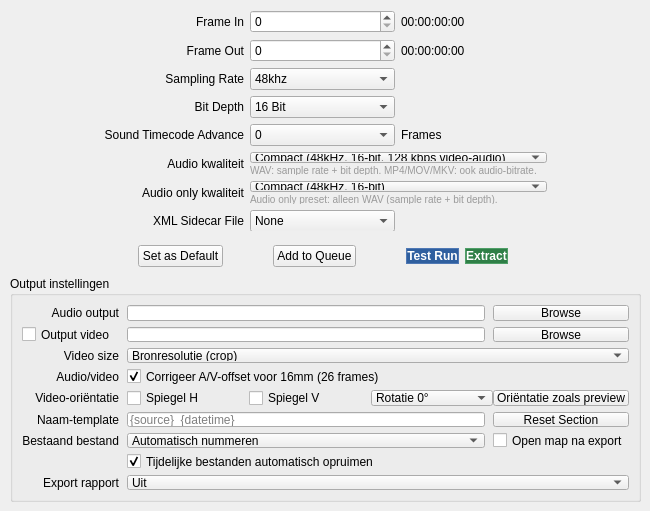
     <widget class="QWidget" name="tab_3">
      <attribute name="title">
       <string>Extract Audio/Video</string>
      </attribute>
      <widget class="QWidget" name="layoutWidget">
       <property name="geometry">
        <rect>
         <x>98</x>
         <y>10</y>
         <width>449</width>
         <height>221</height>
        </rect>
       </property>
       <layout class="QGridLayout" name="gridLayout_3">
        <item row="1" column="2">
         <widget class="QLabel" name="frameOutTimeCodeLabel">
          <property name="text">
           <string>00:00:00:00</string>
          </property>
         </widget>
        </item>
        <item row="1" column="0">
         <widget class="QLabel" name="frameOutLabel">
          <property name="text">
           <string>Frame Out</string>
          </property>
          <property name="alignment">
           <set>Qt::AlignRight|Qt::AlignTrailing|Qt::AlignVCenter</set>
          </property>
          <property name="buddy">
           <cstring>frameOutSpinBox</cstring>
          </property>
         </widget>
        </item>
        <item row="3" column="1">
         <widget class="QComboBox" name="bitDepthComboBox">
          <item>
           <property name="text">
            <string>16 Bit</string>
           </property>
          </item>
          <item>
           <property name="text">
            <string>24 Bit</string>
           </property>
          </item>
         </widget>
        </item>
        <item row="3" column="0">
         <widget class="QLabel" name="label_9">
          <property name="text">
           <string>Bit Depth</string>
          </property>
          <property name="alignment">
           <set>Qt::AlignRight|Qt::AlignTrailing|Qt::AlignVCenter</set>
          </property>
         </widget>
        </item>
        <item row="2" column="1">
         <widget class="QComboBox" name="filerate_PD">
          <property name="sizePolicy">
           <sizepolicy hsizetype="Minimum" vsizetype="Fixed">
            <horstretch>0</horstretch>
            <verstretch>0</verstretch>
           </sizepolicy>
          </property>
          <property name="minimumSize">
           <size>
            <width>0</width>
            <height>0</height>
           </size>
          </property>
          <item>
           <property name="text">
            <string>48khz</string>
           </property>
          </item>
          <item>
           <property name="text">
            <string>96khz</string>
           </property>
          </item>
         </widget>
        </item>
        <item row="4" column="1">
         <widget class="QComboBox" name="advance_CB">
          <property name="editable">
           <bool>false</bool>
          </property>
          <item>
           <property name="text">
            <string>0</string>
           </property>
          </item>
          <item>
           <property name="text">
            <string>1</string>
           </property>
          </item>
          <item>
           <property name="text">
            <string>2</string>
           </property>
          </item>
          <item>
           <property name="text">
            <string>3</string>
           </property>
          </item>
          <item>
           <property name="text">
            <string>4</string>
           </property>
          </item>
          <item>
           <property name="text">
            <string>5</string>
           </property>
          </item>
          <item>
           <property name="text">
            <string>6</string>
           </property>
          </item>
          <item>
           <property name="text">
            <string>7</string>
           </property>
          </item>
          <item>
           <property name="text">
            <string>8</string>
           </property>
          </item>
          <item>
           <property name="text">
            <string>9</string>
           </property>
          </item>
          <item>
           <property name="text">
            <string>10</string>
           </property>
          </item>
          <item>
           <property name="text">
            <string>11</string>
           </property>
          </item>
          <item>
           <property name="text">
            <string>12</string>
           </property>
          </item>
          <item>
           <property name="text">
            <string>13</string>
           </property>
          </item>
          <item>
           <property name="text">
            <string>14</string>
           </property>
          </item>
          <item>
           <property name="text">
            <string>15</string>
           </property>
          </item>
          <item>
           <property name="text">
            <string>16</string>
           </property>
          </item>
          <item>
           <property name="text">
            <string>17</string>
           </property>
          </item>
          <item>
           <property name="text">
            <string>18</string>
           </property>
          </item>
          <item>
           <property name="text">
            <string>19</string>
           </property>
          </item>
          <item>
           <property name="text">
            <string>20 - 35mm Standard</string>
           </property>
          </item>
          <item>
           <property name="text">
            <string>21</string>
           </property>
          </item>
          <item>
           <property name="text">
            <string>22</string>
           </property>
          </item>
          <item>
           <property name="text">
            <string>23</string>
           </property>
          </item>
          <item>
           <property name="text">
            <string>24</string>
           </property>
          </item>
          <item>
           <property name="text">
            <string>25</string>
           </property>
          </item>
          <item>
           <property name="text">
            <string>26 - 16mm Standard</string>
           </property>
          </item>
          <item>
           <property name="text">
            <string>27</string>
           </property>
          </item>
          <item>
           <property name="text">
            <string>28</string>
           </property>
          </item>
          <item>
           <property name="text">
            <string>29</string>
           </property>
          </item>
          <item>
           <property name="text">
            <string>30</string>
           </property>
          </item>
         </widget>
        </item>
        <item row="4" column="2">
         <widget class="QLabel" name="label_12">
          <property name="text">
           <string>&lt;html&gt;&lt;head/&gt;&lt;body&gt;&lt;p&gt;Frames&lt;/p&gt;&lt;/body&gt;&lt;/html&gt;</string>
          </property>
          <property name="alignment">
           <set>Qt::AlignLeading|Qt::AlignLeft|Qt::AlignVCenter</set>
          </property>
         </widget>
        </item>
        <item row="4" column="0">
         <widget class="QLabel" name="label_11">
          <property name="text">
           <string>&lt;html&gt;&lt;head/&gt;&lt;body&gt;&lt;p&gt;Sound Timecode Advance&lt;/p&gt;&lt;/body&gt;&lt;/html&gt;</string>
          </property>
          <property name="alignment">
           <set>Qt::AlignRight|Qt::AlignTrailing|Qt::AlignVCenter</set>
          </property>
         </widget>
        </item>
        <item row="5" column="0">
         <widget class="QLabel" name="audioQualityPresetLabel">
          <property name="text">
           <string>Audio kwaliteit</string>
          </property>
          <property name="alignment">
           <set>Qt::AlignRight|Qt::AlignTrailing|Qt::AlignVCenter</set>
          </property>
         </widget>
        </item>
        <item row="5" column="1" colspan="2">
         <layout class="QVBoxLayout" name="audioQualityPresetLayout">
          <property name="spacing">
           <number>2</number>
          </property>
          <property name="leftMargin">
           <number>0</number>
          </property>
          <property name="topMargin">
           <number>0</number>
          </property>
          <property name="rightMargin">
           <number>0</number>
          </property>
          <property name="bottomMargin">
           <number>0</number>
          </property>
          <item>
           <widget class="QComboBox" name="audioQualityPresetComboBox">
            <item>
             <property name="text">
              <string>Compact (48kHz, 16-bit, 128 kbps video-audio)</string>
             </property>
            </item>
            <item>
             <property name="text">
              <string>Standaard (48kHz, 24-bit, 192 kbps video-audio)</string>
             </property>
            </item>
            <item>
             <property name="text">
              <string>Hoog (96kHz, 24-bit, 320 kbps video-audio)</string>
             </property>
            </item>
            <item>
             <property name="text">
              <string>Aangepast (handmatig)</string>
             </property>
            </item>
           </widget>
          </item>
          <item>
           <widget class="QLabel" name="audioQualityPresetHelpLabel">
            <property name="text">
             <string>WAV: sample rate + bit depth. MP4/MOV/MKV: ook audio-bitrate.</string>
            </property>
            <property name="styleSheet">
             <string notr="true">color: #9a9a9a; font-size: 10px;</string>
            </property>
            <property name="wordWrap">
             <bool>true</bool>
            </property>
           </widget>
          </item>
         </layout>
        </item>
        <item row="6" column="0">
         <widget class="QLabel" name="audioOnlyQualityPresetLabel">
          <property name="text">
           <string>Audio only kwaliteit</string>
          </property>
          <property name="alignment">
           <set>Qt::AlignRight|Qt::AlignTrailing|Qt::AlignVCenter</set>
          </property>
         </widget>
        </item>
        <item row="6" column="1" colspan="2">
         <layout class="QVBoxLayout" name="audioOnlyQualityPresetLayout">
          <property name="spacing">
           <number>2</number>
          </property>
          <property name="leftMargin">
           <number>0</number>
          </property>
          <property name="topMargin">
           <number>0</number>
          </property>
          <property name="rightMargin">
           <number>0</number>
          </property>
          <property name="bottomMargin">
           <number>0</number>
          </property>
          <item>
           <widget class="QComboBox" name="audioOnlyQualityPresetComboBox">
            <item>
             <property name="text">
              <string>Compact (48kHz, 16-bit)</string>
             </property>
            </item>
            <item>
             <property name="text">
              <string>Standaard (48kHz, 24-bit)</string>
             </property>
            </item>
            <item>
             <property name="text">
              <string>Hoog (96kHz, 24-bit)</string>
             </property>
            </item>
            <item>
             <property name="text">
              <string>Aangepast (handmatig)</string>
             </property>
            </item>
           </widget>
          </item>
          <item>
           <widget class="QLabel" name="audioOnlyQualityPresetHelpLabel">
            <property name="text">
             <string>Audio only preset: alleen WAV (sample rate + bit depth).</string>
            </property>
            <property name="styleSheet">
             <string notr="true">color: #9a9a9a; font-size: 10px;</string>
            </property>
            <property name="wordWrap">
             <bool>true</bool>
            </property>
           </widget>
          </item>
         </layout>
        </item>
        <item row="7" column="1">
         <widget class="QComboBox" name="xmlSidecarComboBox">
          <item>
           <property name="text">
            <string>None</string>
           </property>
          </item>
          <item>
           <property name="text">
            <string>MODS</string>
           </property>
          </item>
          <item>
           <property name="text">
            <string>Premis</string>
           </property>
          </item>
         </widget>
        </item>
        <item row="7" column="0">
         <widget class="QLabel" name="xmlSidecarLabel">
          <property name="text">
           <string>XML Sidecar File</string>
          </property>
          <property name="alignment">
           <set>Qt::AlignRight|Qt::AlignTrailing|Qt::AlignVCenter</set>
          </property>
         </widget>
        </item>
        <item row="2" column="0">
         <widget class="QLabel" name="label_8">
          <property name="text">
           <string>Sampling Rate</string>
          </property>
          <property name="alignment">
           <set>Qt::AlignRight|Qt::AlignTrailing|Qt::AlignVCenter</set>
          </property>
         </widget>
        </item>
        <item row="0" column="1">
         <widget class="QSpinBox" name="frameInSpinBox">
          <property name="maximum">
           <number>999999999</number>
          </property>
         </widget>
        </item>
        <item row="0" column="2">
         <widget class="QLabel" name="frameInTimeCodeLabel">
          <property name="text">
           <string>00:00:00:00</string>
          </property>
         </widget>
        </item>
        <item row="1" column="1">
         <widget class="QSpinBox" name="frameOutSpinBox">
          <property name="maximum">
           <number>999999999</number>
          </property>
         </widget>
        </item>
        <item row="0" column="0">
         <widget class="QLabel" name="frameInLabel">
          <property name="text">
           <string>Frame In</string>
          </property>
          <property name="alignment">
           <set>Qt::AlignRight|Qt::AlignTrailing|Qt::AlignVCenter</set>
          </property>
          <property name="buddy">
           <cstring>frameInSpinBox</cstring>
          </property>
         </widget>
        </item>
       </layout>
      </widget>
      <widget class="QWidget" name="horizontalLayoutWidget_3">
       <property name="geometry">
        <rect>
         <x>138</x>
         <y>240</y>
         <width>370</width>
         <height>32</height>
        </rect>
       </property>
       <layout class="QHBoxLayout" name="horizontalLayout_6">
        <item>
         <widget class="QPushButton" name="extractDefaultsButton">
          <property name="toolTip">
           <string>Use these values (excluding Frame In and Frame Out) when starting new projects.</string>
          </property>
          <property name="text">
           <string>Set as Default</string>
          </property>
         </widget>
        </item>
        <item>
         <spacer name="horizontalSpacer_8">
          <property name="orientation">
           <enum>Qt::Horizontal</enum>
          </property>
          <property name="sizeHint" stdset="0">
           <size>
            <width>40</width>
            <height>20</height>
           </size>
          </property>
         </spacer>
        </item>
        <item>
         <widget class="QPushButton" name="enqueueButton">
          <property name="text">
           <string>Add to Queue</string>
          </property>
         </widget>
        </item>
        <item>
         <spacer name="horizontalSpacer_5">
          <property name="orientation">
           <enum>Qt::Horizontal</enum>
          </property>
          <property name="sizeHint" stdset="0">
           <size>
            <width>40</width>
            <height>20</height>
           </size>
          </property>
         </spacer>
        </item>
        <item>
         <widget class="QPushButton" name="testRunExportButton">
          <property name="styleSheet">
           <string notr="true">QPushButton {
    background-color: #2f5f9f;
    border: 1px solid #4f78b4;
    color: #ffffff;
    font-weight: 600;
}
QPushButton:hover {
    background-color: #3a6fb9;
}
QPushButton:pressed {
    background-color: #285589;
}
QPushButton:disabled {
    background-color: #2f2f2f;
    border: 1px solid #444444;
    color: #888888;
}</string>
          </property>
          <property name="text">
           <string>Test Run</string>
          </property>
         </widget>
        </item>
        <item>
         <widget class="QPushButton" name="extractGLButton">
          <property name="styleSheet">
           <string notr="true">QPushButton {
    background-color: #2f7f47;
    border: 1px solid #4f9f67;
    color: #ffffff;
    font-weight: 600;
}
QPushButton:hover {
    background-color: #3a9a58;
}
QPushButton:pressed {
    background-color: #2a6d3f;
}
QPushButton:disabled {
    background-color: #2f2f2f;
    border: 1px solid #444444;
    color: #888888;
}</string>
          </property>
          <property name="text">
           <string>Extract</string>
          </property>
         </widget>
        </item>
       </layout>
      </widget>
      <widget class="QGroupBox" name="extractOutputGroupBox">
       <property name="geometry">
        <rect>
         <x>10</x>
         <y>276</y>
         <width>631</width>
         <height>226</height>
        </rect>
       </property>
       <property name="title">
        <string>Output instellingen</string>
       </property>
       <layout class="QGridLayout" name="extractOutputGridLayout">
        <property name="horizontalSpacing">
         <number>8</number>
        </property>
        <property name="verticalSpacing">
         <number>6</number>
        </property>
        <item row="0" column="0">
         <widget class="QLabel" name="audioOutputLabel">
          <property name="text">
           <string>Audio output</string>
          </property>
          <property name="alignment">
           <set>Qt::AlignRight|Qt::AlignTrailing|Qt::AlignVCenter</set>
          </property>
         </widget>
        </item>
        <item row="0" column="1">
         <widget class="QLineEdit" name="audioOutputFilenameEdit"/>
        </item>
        <item row="0" column="2">
         <widget class="QPushButton" name="audioOutputBrowseButton">
          <property name="text">
           <string>Browse</string>
          </property>
         </widget>
        </item>
        <item row="1" column="0">
         <widget class="QCheckBox" name="outputVideoCheckBox">
          <property name="text">
           <string>Output video</string>
          </property>
         </widget>
        </item>
        <item row="1" column="1">
         <widget class="QLineEdit" name="videoOutputFilenameEdit"/>
        </item>
        <item row="1" column="2">
         <widget class="QPushButton" name="videoOutputBrowseButton">
          <property name="text">
           <string>Browse</string>
          </property>
         </widget>
        </item>
        <item row="2" column="0">
         <widget class="QLabel" name="outputVideoSizeLabel">
          <property name="text">
           <string>Video size</string>
          </property>
          <property name="alignment">
           <set>Qt::AlignRight|Qt::AlignTrailing|Qt::AlignVCenter</set>
          </property>
         </widget>
        </item>
        <item row="2" column="1" colspan="2">
         <widget class="QComboBox" name="outputVideoSizeComboBox">
          <item>
           <property name="text">
            <string>Bronresolutie (crop)</string>
           </property>
          </item>
          <item>
           <property name="text">
            <string>640x480 (SD)</string>
           </property>
          </item>
          <item>
           <property name="text">
            <string>1280x720 (HD)</string>
           </property>
          </item>
          <item>
           <property name="text">
            <string>1920x1080 (Full HD)</string>
           </property>
          </item>
          <item>
           <property name="text">
            <string>2560x1440 (QHD)</string>
           </property>
          </item>
          <item>
           <property name="text">
            <string>3840x2160 (4K UHD)</string>
           </property>
          </item>
         </widget>
        </item>
        <item row="3" column="0">
         <widget class="QLabel" name="videoAvOffsetLabel">
          <property name="text">
           <string>Audio/video</string>
          </property>
          <property name="alignment">
           <set>Qt::AlignRight|Qt::AlignTrailing|Qt::AlignVCenter</set>
          </property>
         </widget>
        </item>
        <item row="3" column="1" colspan="2">
         <widget class="QCheckBox" name="videoAvOffsetCheckBox">
          <property name="text">
           <string>Corrigeer A/V-offset voor 16mm (26 frames)</string>
          </property>
          <property name="checked">
           <bool>true</bool>
          </property>
         </widget>
        </item>
        <item row="4" column="0">
         <widget class="QLabel" name="videoOutputOrientationLabel">
          <property name="text">
           <string>Video-oriëntatie</string>
          </property>
          <property name="alignment">
           <set>Qt::AlignRight|Qt::AlignTrailing|Qt::AlignVCenter</set>
          </property>
         </widget>
        </item>
        <item row="4" column="1" colspan="2">
         <layout class="QHBoxLayout" name="videoOutputOrientationLayout">
          <item>
           <widget class="QCheckBox" name="outputFlipHorizontalCheckBox">
            <property name="text">
             <string>Spiegel H</string>
            </property>
           </widget>
          </item>
          <item>
           <widget class="QCheckBox" name="outputFlipVerticalCheckBox">
            <property name="text">
             <string>Spiegel V</string>
            </property>
           </widget>
          </item>
          <item>
           <widget class="QComboBox" name="outputRotationComboBox">
            <item>
             <property name="text">
              <string>Rotatie 0°</string>
             </property>
            </item>
            <item>
             <property name="text">
              <string>Rotatie 90°</string>
             </property>
            </item>
            <item>
             <property name="text">
              <string>Rotatie 180°</string>
             </property>
            </item>
            <item>
             <property name="text">
              <string>Rotatie 270°</string>
             </property>
            </item>
           </widget>
          </item>
          <item>
           <widget class="QPushButton" name="outputVideoOrientationPresetButton">
            <property name="text">
             <string>Oriëntatie zoals preview</string>
            </property>
           </widget>
          </item>
         </layout>
        </item>
        <item row="5" column="2">
         <widget class="QPushButton" name="extractResetButton">
          <property name="text">
           <string>Reset Section</string>
          </property>
         </widget>
        </item>
        <item row="5" column="0">
         <widget class="QLabel" name="outputFilenameTemplateLabel">
          <property name="text">
           <string>Naam-template</string>
          </property>
          <property name="alignment">
           <set>Qt::AlignRight|Qt::AlignTrailing|Qt::AlignVCenter</set>
          </property>
         </widget>
        </item>
        <item row="5" column="1">
         <widget class="QLineEdit" name="outputFilenameTemplateEdit">
          <property name="toolTip">
           <string>Ondersteunde tokens: {source}, {date}, {time}, {datetime}, {frames}, {size}</string>
          </property>
          <property name="placeholderText">
           <string>{source}_{datetime}</string>
          </property>
         </widget>
        </item>
        <item row="6" column="0">
         <widget class="QLabel" name="outputConflictModeLabel">
          <property name="text">
           <string>Bestaand bestand</string>
          </property>
          <property name="alignment">
           <set>Qt::AlignRight|Qt::AlignTrailing|Qt::AlignVCenter</set>
          </property>
         </widget>
        </item>
        <item row="6" column="1">
         <widget class="QComboBox" name="outputConflictModeComboBox">
          <item>
           <property name="text">
            <string>Automatisch nummeren</string>
           </property>
          </item>
          <item>
           <property name="text">
            <string>Overschrijven</string>
           </property>
          </item>
         </widget>
        </item>
        <item row="6" column="2">
         <widget class="QCheckBox" name="outputOpenFolderCheckBox">
          <property name="text">
           <string>Open map na export</string>
          </property>
         </widget>
        </item>
        <item row="7" column="1" colspan="2">
         <widget class="QCheckBox" name="outputAutoCleanupTempCheckBox">
          <property name="text">
           <string>Tijdelijke bestanden automatisch opruimen</string>
          </property>
          <property name="checked">
           <bool>true</bool>
          </property>
         </widget>
        </item>
        <item row="8" column="0">
         <widget class="QLabel" name="outputExportReportModeLabel">
          <property name="text">
           <string>Export rapport</string>
          </property>
          <property name="alignment">
           <set>Qt::AlignRight|Qt::AlignTrailing|Qt::AlignVCenter</set>
          </property>
         </widget>
        </item>
        <item row="8" column="1" colspan="2">
         <widget class="QComboBox" name="outputExportReportModeComboBox">
          <item>
           <property name="text">
            <string>Uit</string>
           </property>
          </item>
          <item>
           <property name="text">
            <string>TXT</string>
           </property>
          </item>
          <item>
           <property name="text">
            <string>JSON</string>
           </property>
          </item>
          <item>
           <property name="text">
            <string>TXT + JSON</string>
           </property>
          </item>
         </widget>
        </item>
       </layout>
      </widget>
     </widget>
